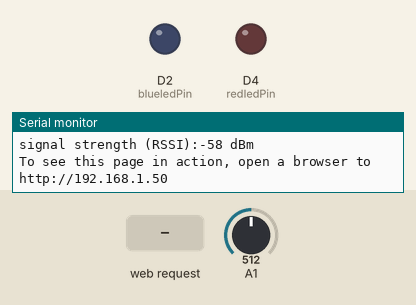
This sketch was run on a simulated Arduino MKR. Parts: output pins drawn as LEDs (lit = HIGH), the last lines printed to the serial monitor. The inputs (shaded band) are chosen by the test bench; at power-on: A1 = 512. WiFi joins after 1.5 s; servers stay silent unless stated; random numbers use the default seed unless the sketch sets one.

Above: at 12.7 s.
12.8 s: HTTP request GET /B received
At 13.5 s:
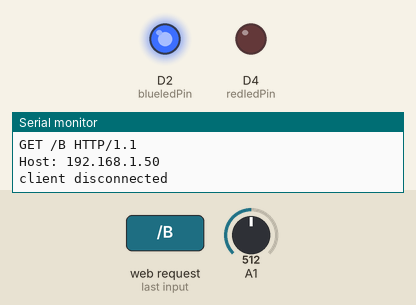
14.3 s: HTTP request GET /R received
At 14.6 s:
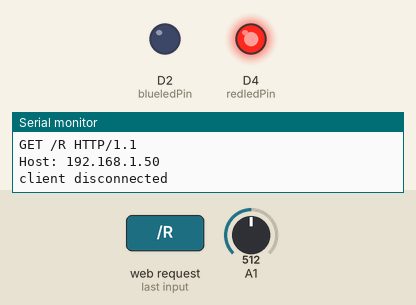
15.8 s: HTTP request GET /H received
At 16.9 s:
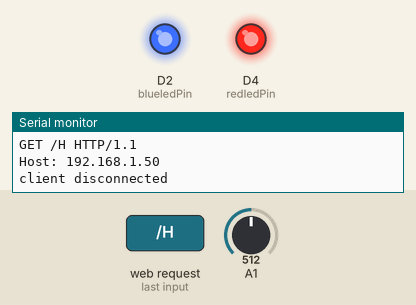
Timing chart, 0 to 18.8 s (numbered marks = the images above; inputs shaded):
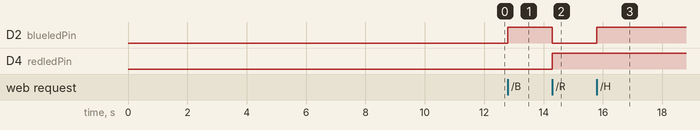

Measured:
- after the input at 12.8 s, D2 (blueledPin): LOW → HIGH at once
- after the input at 14.3 s, D2 (blueledPin): HIGH → LOW at once; D4 (redledPin): LOW → HIGH at once
- after the input at 15.8 s, D2 (blueledPin): LOW → HIGH at once

The sketch:

SCE_WiFi_3.ino
```cpp
#include <SPI.h>
#include <WiFiNINA.h>

char ssid[] = "MICROMARCH23SCE 2875";             //  your network SSID (name) between the " "
char pass[] = "21474)eL";      // your network password between the " "
int keyIndex = 0;                 // your network key Index number (needed only for WEP)
int status = WL_IDLE_STATUS;      //connection status
WiFiServer server(80);            //server socket

WiFiClient client = server.available();

int blueledPin = 2;
int redledPin = 4;

int random_variable;
int static_variable = 5;

void setup() {
  Serial.begin(9600);
  pinMode(blueledPin, OUTPUT);
  pinMode(redledPin, OUTPUT);
  while (!Serial);

  enable_WiFi();
  connect_WiFi();

  server.begin();
  printWifiStatus();

}

void loop() {
  client = server.available();


  if (client) {
    printWEB();
  }
}

void printWifiStatus() {
  // print the SSID of the network you're attached to:
  Serial.print("SSID: ");
  Serial.println(WiFi.SSID());

  // print your board's IP address:
  IPAddress ip = WiFi.localIP();
  Serial.print("IP Address: ");
  Serial.println(ip);

  //MAC address
  byte mac[6];
  WiFi.macAddress(mac);
  Serial.print("MAC Address: ");
  printMacAddress(mac);


  // print the received signal strength:
  long rssi = WiFi.RSSI();
  Serial.print("signal strength (RSSI):");
  Serial.print(rssi);
  Serial.println(" dBm");

  Serial.print("To see this page in action, open a browser to http://");
  Serial.println(ip);
}


void printMacAddress(byte mac[]) {
  for (int i = 5; i >= 0; i--) {
    if (mac[i] < 16) {
      Serial.print("0");
    }
    Serial.print(mac[i], HEX);
    if (i > 0) {
      Serial.print(":");
    }
  }
  Serial.println();
}

void enable_WiFi() {
  // check for the WiFi module:
  if (WiFi.status() == WL_NO_MODULE) {
    Serial.println("Communication with WiFi module failed!");
    // don't continue
    while (true);
  }

  String fv = WiFi.firmwareVersion();
  if (fv < "1.0.0") {
    Serial.println("Please upgrade the firmware");
  }
}

void connect_WiFi() {
  // attempt to connect to Wifi network:
  while (status != WL_CONNECTED) {
    Serial.print("Attempting to connect to SSID: ");
    Serial.println(ssid);
    // Connect to WPA/WPA2 network. Change this line if using open or WEP network:
    status = WiFi.begin(ssid, pass);

    // wait 10 seconds for connection:
    delay(10000);
  }
}

void printWEB() {

  if (client) {                             // if you get a client,
    Serial.println("new client");           // print a message out the serial port
    String currentLine = "";                // make a String to hold incoming data from the client
    while (client.connected()) {            // loop while the client's connected
      if (client.available()) {             // if there's bytes to read from the client,
        char c = client.read();             // read a byte, then
        Serial.write(c);                    // print it out the serial monitor
        if (c == '\n') {                    // if the byte is a newline character

          // if the current line is blank, you got two newline characters in a row.
          // that's the end of the client HTTP request, so send a response:
          if (currentLine.length() == 0) {

            // HTTP headers always start with a response code (e.g. HTTP/1.1 200 OK)
            // and a content-type so the client knows what's coming, then a blank line:
            client.println("HTTP/1.1 200 OK");
            client.println("Content-type:text/html");
            client.println();

            //create the buttons
            client.print("Click <a href=\"/B\">here</a> turn the blue LED on  <br>");
             client.print("Click <a href=\"/R\">here</a> turn the red LED on  <br>");
            client.print("Click <a href=\"/L\">here</a> turn both LEDs off<br><br>");
            client.print("Click <a href=\"/H\">here</a> turn both LEDs on<br><br>");

            int randomReading = analogRead(A1);
            client.print("Random reading from analog pin: ");
            client.print(randomReading);
            client.print("<br>");

            for (int i=0;i<4;i++ ) {
              random_variable = random(0,1000);
              client.print(random_variable);
              client.print(",");
              client.print(static_variable);
              client.print("<br>");
            }


            // The HTTP response ends with another blank line:
            client.println();
            // break out of the while loop:
            break;
          }
          else {      // if you got a newline, then clear currentLine:
            currentLine = "";
          }
        }
        else if (c != '\r') {    // if you got anything else but a carriage return character,
          currentLine += c;      // add it to the end of the currentLine
        }

        if (currentLine.endsWith("GET /B")) {
        digitalWrite(blueledPin, HIGH);
         digitalWrite(redledPin, LOW);
        }
         if (currentLine.endsWith("GET /R")) {
        digitalWrite(blueledPin, LOW);
         digitalWrite(redledPin, HIGH);
        }
        if (currentLine.endsWith("GET /L")) {
        digitalWrite(blueledPin, LOW);
        digitalWrite(redledPin, LOW);
        }
        if (currentLine.endsWith("GET /H")) {
        digitalWrite(blueledPin, HIGH);
        digitalWrite(redledPin, HIGH);
        }


      }
    }
    // close the connection:
    client.stop();
    Serial.println("client disconnected");
  }
}
```
